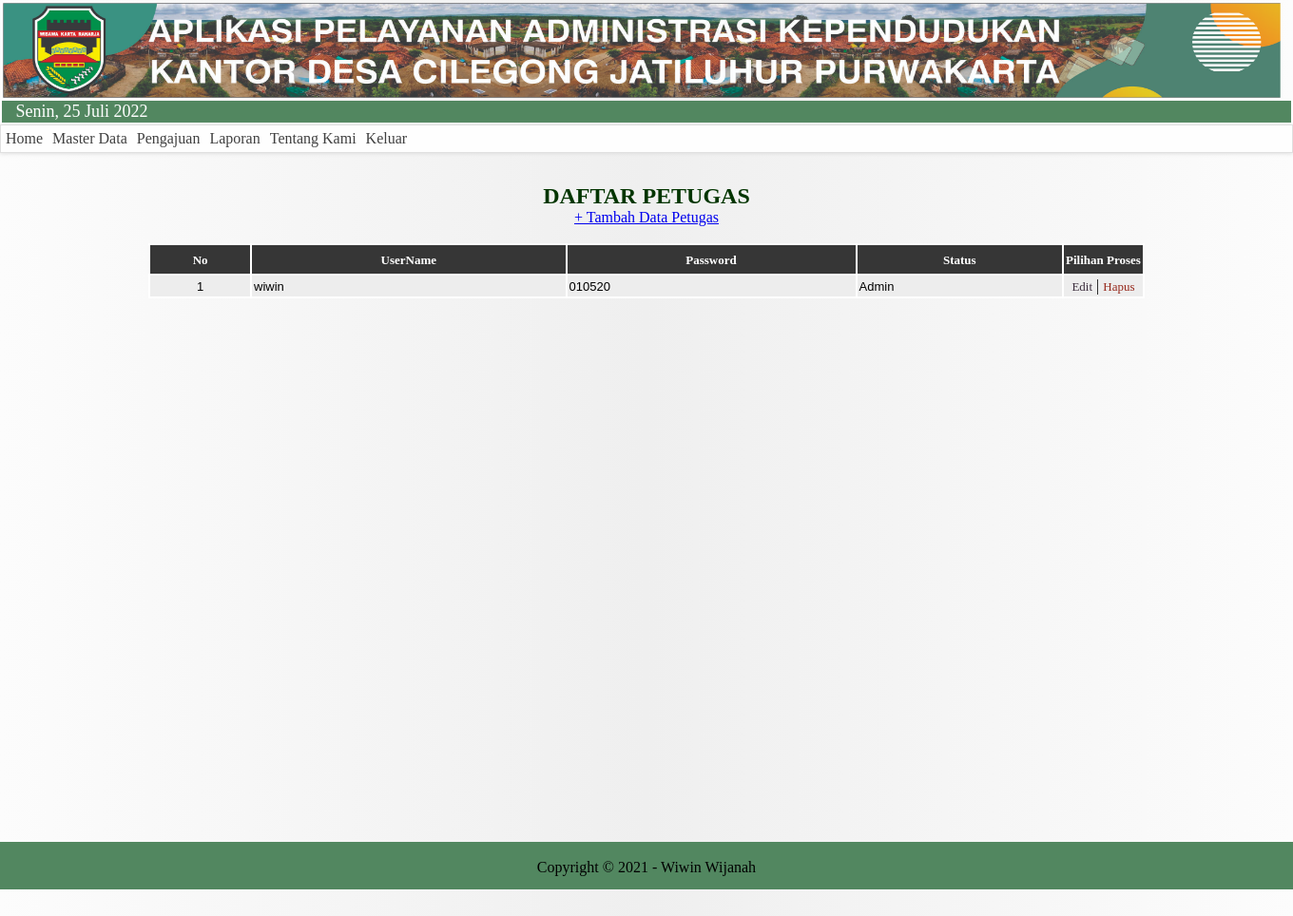
Page /Admin/FrmHome.php?page=FrmDaftarUser.php on the committed database.
### tables this page shows
CREATE TABLE IF NOT EXISTS `tbl_user` (
  `username` text NOT NULL,
  `password` text NOT NULL,
  `kpassword` text NOT NULL,
  `status` text NOT NULL
);

### Admin/FrmDaftarUser.php (the view, shortened to what this page needs)
<!DOCTYPE html>
<html>
<head>
	<link rel="stylesheet" type="text/css" href="#">
</head>
<body bgcolor="#FFFFFF">
	<?php
		include "../conn/koneksi.php";
		$query=mysqli_query($connection, "SELECT * FROM tbl_user order by username Asc")or die (mysql_error());
	?>
	<center>
		<font color='#033500' face='Tahoma' size=5><b><br>DAFTAR PETUGAS</b></font><br>
		<a href="FrmHome.php?page=FrmEntryUser.php">+ Tambah Data Petugas</a><br><br>
		<table border="0" cellpadding="2" cellspacing="2" bordercolor="blue" bgcolor="white">
			<tr bgcolor='#363636' height="30"><font color='white'>
				<th align='center'><font color='white' face='Tahoma' size=2>No</font></th>
				<th align='center'><font color='white' face='Tahoma' size=2>UserName</font></th>
				<th align='center'><font color='white' face='Tahoma' size=2>Password</font></th>
				<th align='center'><font color='white' face='Tahoma' size=2>Status</font></th>
				<th align='center'><font color='white' face='Tahoma' size=2>Pilihan Proses</font></th>
			</tr>
			<?php
			$j=0;
			while ($row=mysqli_fetch_array($query)) {
			?>
			<tr>
				<td align='center' bgcolor='#ededed'><font face='Arial' size=2><?php echo$j+1;?></font></td>
				<td align='left' bgcolor='#ededed'><font face='Arial' size=2><?php echo $row["username"];?></font></td>
				<td align='left' bgcolor='#ededed'><font face='Arial' size=2><?php echo $row["password"];?></font></td>
				<td align='left' bgcolor='#ededed'><font face='Arial' size=2><?php echo $row["status"];?></font></td>
				<td align='center' bgcolor='#ededed' width=8%>
					<a href="FrmHome.php?page=FrmEditDataUser.php&Kode=<?php echo $row['username']?>" style="text-decoration:none" title="Edit"><font color='#3c2e3d' face='tahoma' size='2'>Edit</font>
					</a> |
					<a href="FrmHome.php?page=DeleteDataUser.php&Kode=<?php echo $row['username'] ?>" style="text-decoration: none" title="Hapus"><font color='#96281b' face='tahoma' size='2' onclick="return confirm('Apakah anda yakin akan menghapus data ini?')">Hapus</font>
					</a>
				</td>
			</tr>
			<?php
				$j++;
			}
			?>
		</table>
	</center>
</body>
</html>

### Admin/FrmHome.php (style rules this page uses)
html, body { background: linear-gradient(to right, #FCFCFC, #EFEFEF, #FCFCFC); margin:0; padding:0; height:117%; }

### Admin/Menu.php (style rules this page uses)
body { font-family:'Trebuchet MS' }
* { -webkit-transition:all .21s ease-in-out; -moz-transition:all .21s ease-in-out; -o-transition:all .21s ease-in-out; -ms-transition:all .21s ease-in-out; transition:all .21s ease-in-out }

### rows in the picture
tbl_user: username "wiwin", password "010520", status "Admin"
